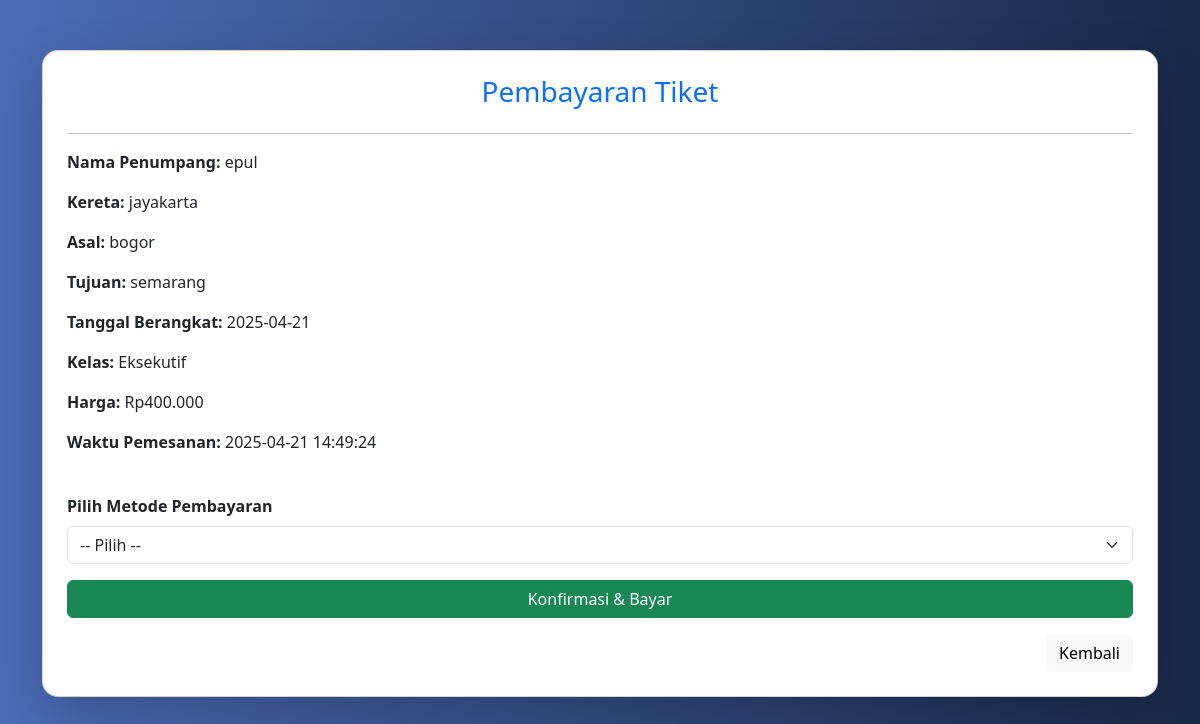
The page /bayar.php?id=2 (signed in) on the database its author committed.
### tables this page shows
CREATE TABLE `pemesanan` (
  `id` int NOT NULL,
  `nama_penumpang` varchar(100) NOT NULL,
  `kereta` varchar(100) NOT NULL,
  `asal` varchar(100) NOT NULL,
  `tujuan` varchar(100) NOT NULL,
  `tanggal_berangkat` date NOT NULL,
  `kelas` enum('Ekonomi','Bisnis','Eksekutif') NOT NULL,
  `created_at` timestamp NULL DEFAULT CURRENT_TIMESTAMP,
  `user_id` int DEFAULT NULL,
  `status` varchar(20) DEFAULT 'belum bayar',
  `metode_pembayaran` varchar(50) DEFAULT NULL,
  `harga` int NOT NULL DEFAULT '0'
);

### bayar.php (the view, shortened to what this page needs)
<?php
require_once 'koneksi.php';
$user_id = $_SESSION['id_user'];
$id_pemesanan = $_GET['id'] ?? '';
$result = mysqli_query($koneksi, "SELECT * FROM pemesanan WHERE id='$id_pemesanan' AND user_id='$user_id'");
$data = mysqli_fetch_assoc($result);
?>
<!DOCTYPE html>
<html lang="id">
<head>
    <link href="https://cdn.jsdelivr.net/npm/bootstrap@5.3.3/dist/css/bootstrap.min.css" rel="stylesheet">
</head>
<body>
<div class="container">
    <div class="card p-4 shadow-lg">
        <h3 class="text-center text-primary">Pembayaran Tiket</h3>
        <hr>
        <p><strong>Nama Penumpang:</strong> <?= htmlspecialchars($data['nama_penumpang']); ?></p>
        <p><strong>Kereta:</strong> <?= htmlspecialchars($data['kereta']); ?></p>
        <p><strong>Asal:</strong> <?= htmlspecialchars($data['asal']); ?></p>
        <p><strong>Tujuan:</strong> <?= htmlspecialchars($data['tujuan']); ?></p>
        <p><strong>Tanggal Berangkat:</strong> <?= $data['tanggal_berangkat']; ?></p>
        <p><strong>Kelas:</strong> <?= htmlspecialchars($data['kelas']); ?></p>
        <p><strong>Harga:</strong> Rp<?= number_format($data['harga'], 0, ',', '.'); ?></p>
        <p><strong>Waktu Pemesanan:</strong> <?= $data['created_at']; ?></p>
        <form method="POST" class="mt-4">
            <div class="mb-3">
                <label for="metode_pembayaran" class="form-label">Pilih Metode Pembayaran</label>
                <select name="metode_pembayaran" id="metode_pembayaran" class="form-select" required>
                    <option value="">-- Pilih --</option>
                </select>
            </div>
            <button type="submit" class="btn btn-success w-100">Konfirmasi & Bayar</button>
        </form>
        <div class="text-end mt-3">
            <a href="dashboard_user.php" class="btn btn-light">Kembali</a>
        </div>
    </div>
</div>
</body>
</html>

### bayar.php (style rules this page uses)
body { background: linear-gradient(to right, #4b6cb7, #182848); min-height: 100vh; color: white; }
.card { margin-top: 50px; border-radius: 1rem; }
label { font-weight: bold; }

### rows shown on the page
pemesanan: nama_penumpang "epul", kereta "jayakarta", asal "bogor", tujuan "semarang", tanggal_berangkat "2025-04-21", kelas "Eksekutif", harga "400.000", created_at "2025-04-21 14:49:24"
